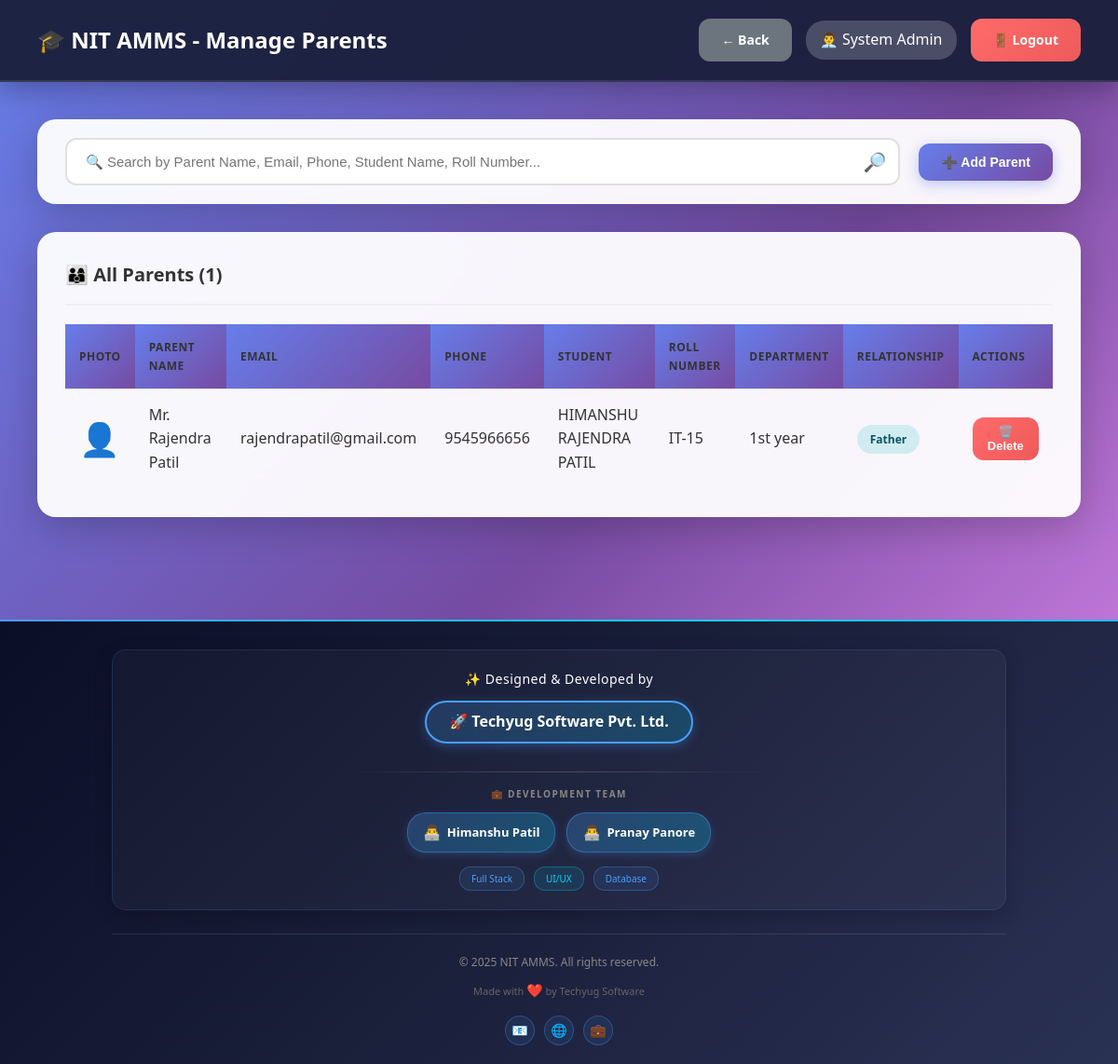
Screenshot of /admin/manage_parents.php (signed in) with the database file from the repository.
### tables this page shows
CREATE TABLE `users` (
  `id` int(11) NOT NULL,
  `username` varchar(50) NOT NULL,
  `password` varchar(255) NOT NULL,
  `full_name` varchar(100) NOT NULL,
  `email` varchar(100) NOT NULL,
  `phone` varchar(15) DEFAULT NULL,
  `photo` varchar(255) DEFAULT NULL,
  `role` enum('admin','hod','teacher') NOT NULL,
  `department_id` int(11) DEFAULT NULL,
  `is_active` tinyint(1) DEFAULT 1,
  `created_at` timestamp NOT NULL DEFAULT current_timestamp()
);

CREATE TABLE `parents` (
  `id` int(11) NOT NULL,
  `parent_name` varchar(100) NOT NULL,
  `email` varchar(100) NOT NULL,
  `phone` varchar(15) NOT NULL,
  `photo` varchar(255) DEFAULT NULL,
  `password` varchar(255) NOT NULL,
  `student_id` int(11) NOT NULL,
  `relationship` enum('father','mother','guardian') NOT NULL,
  `created_at` timestamp NOT NULL DEFAULT current_timestamp()
);

CREATE TABLE `students` (
  `id` int(11) NOT NULL,
  `roll_number` varchar(50) NOT NULL,
  `full_name` varchar(100) NOT NULL,
  `email` varchar(100) NOT NULL,
  `phone` varchar(15) DEFAULT NULL,
  `photo` varchar(255) DEFAULT NULL,
  `password` varchar(255) NOT NULL,
  `department_id` int(11) NOT NULL,
  `class_id` int(11) NOT NULL,
  `year` int(11) NOT NULL,
  `semester` int(11) NOT NULL,
  `admission_year` varchar(10) DEFAULT NULL,
  `is_active` tinyint(1) DEFAULT 1,
  `created_at` timestamp NOT NULL DEFAULT current_timestamp()
);

CREATE TABLE `departments` (
  `id` int(11) NOT NULL,
  `dept_name` varchar(100) NOT NULL,
  `dept_code` varchar(20) NOT NULL,
  `hod_id` int(11) DEFAULT NULL,
  `created_at` timestamp NOT NULL DEFAULT current_timestamp()
);

### db.php (called while the page is built, shortened)
<?php
$conn = new mysqli(DB_HOST, DB_USER, DB_PASS, DB_NAME);
$conn->set_charset("utf8mb4");
$conn->query("SET time_zone = '+05:30'");
function isLoggedIn() {
    return isset($_SESSION['user_id']) && isset($_SESSION['role']);
}
function getCurrentUser() {
    global $conn;
    $user_id = $_SESSION['user_id'];
    $role = $_SESSION['role'];
    if ($role === 'student') {
        $query = "SELECT * FROM students WHERE id = ?";
    } elseif ($role === 'parent') {
        $query = "SELECT * FROM parents WHERE id = ?";
    } else {
        $query = "SELECT * FROM users WHERE id = ?";
    }
    $stmt = $conn->prepare($query);
    $stmt->bind_param("i", $user_id);
    $stmt->execute();
    $result = $stmt->get_result();
    return $result->fetch_assoc();
}
?>

### admin/manage_parents.php (the view, shortened to what this page needs)
<?php
require_once '../db.php';
$user = getCurrentUser();
$parents_query = "SELECT p.*, s.roll_number, s.full_name as student_name, d.dept_name
                  FROM parents p
                  JOIN students s ON p.student_id = s.id
                  LEFT JOIN departments d ON s.department_id = d.id
                  ORDER BY p.parent_name";
$parents = $conn->query($parents_query);
?>
<!DOCTYPE html>
<html lang="en">
<head>
    <link rel="stylesheet" href="../assets/style.css">
</head>
<body>
    <nav class="navbar">
        <div>
            <h1>🎓 NIT AMMS - Manage Parents</h1>
        </div>
        <div class="user-info">
            <a href="index.php" class="btn btn-secondary">← Back</a>
            <span>👨‍💼 <?php echo htmlspecialchars($user['full_name']); ?></span>
            <a href="../logout.php" class="btn btn-danger">🚪 Logout</a>
        </div>
    </nav>
    <div class="main-content">
        <div class="search-bar-container">
            <div class="search-wrapper">
                <input type="text" id="searchInput" placeholder="🔍 Search by Parent Name, Email, Phone, Student Name, Roll Number...">
                <span class="search-icon">🔎</span>
            </div>
            <button class="btn btn-primary" onclick="openModal()">➕ Add Parent</button>
        </div>
        <div class="table-container">
            <h3 style="margin-bottom: 20px; font-size: 20px; color: #333;">👨‍👩‍👦 All Parents (<?php echo $parents->num_rows; ?>)</h3>
            <table id="parentsTable">
                <thead>
                    <tr>
                        <th>Photo</th>
                        <th>Parent Name</th>
                        <th>Email</th>
                        <th>Phone</th>
                        <th>Student</th>
                        <th>Roll Number</th>
                        <th>Department</th>
                        <th>Relationship</th>
                        <th>Actions</th>
                    </tr>
                </thead>
                <tbody>
                    <?php
                    if ($parents->num_rows > 0) {
                        $parents->data_seek(0);
                        while ($parent = $parents->fetch_assoc()):
                    ?>
                    <tr>
                        <td>
                            <?php if (!empty($parent['photo']) && file_exists("../uploads/parents/" . $parent['photo'])): ?>
                                <img src="../uploads/parents/<?php echo htmlspecialchars($parent['photo']); ?>"
                                     alt="Photo" class="profile-photo">
                            <?php else: ?>
                                <span style="font-size: 35px;">👤</span>
                            <?php endif; ?>
                        </td>
                        <td><?php echo htmlspecialchars($parent['parent_name']); ?></td>
                        <td><?php echo htmlspecialchars($parent['email']); ?></td>
                        <td><?php echo htmlspecialchars($parent['phone']); ?></td>
                        <td><?php echo htmlspecialchars($parent['student_name']); ?></td>
                        <td><?php echo htmlspecialchars($parent['roll_number']); ?></td>
                        <td><?php echo htmlspecialchars($parent['dept_name']); ?></td>
                        <td><span class="badge badge-info"><?php echo ucfirst($parent['relationship']); ?></span></td>
                        <td>
                            <form method="POST" style="display:inline;" onsubmit="return confirm('Are you sure you want to delete this parent?');">
                                <button type="submit" name="delete_parent" class="btn btn-danger btn-sm">🗑️ Delete</button>
                            </form>
                        </td>
                    </tr>
                    <?php
                        endwhile;
                    } else {
                        echo '<tr><td colspan="9" style="text-align:center; padding: 40px; color: #999;">No parents found. Click "Add Parent" to get started.</td></tr>';
                    }
                    ?>
                </tbody>
            </table>
        </div>
    </div>
    <div style="background: linear-gradient(135deg, #0a0e27 0%, #1a1f3a 50%, #2a3254 100%); position: relative; overflow: hidden; margin-top: 40px;">
        <div style="height: 2px; background: linear-gradient(90deg, #4a9eff, #00d4ff, #4a9eff, #00d4ff); background-size: 200% 100%;"></div>
        <div style="max-width: 1000px; margin: 0 auto; padding: 30px 20px 20px;">
            <div style="background: rgba(255, 255, 255, 0.03); padding: 20px 20px; border-radius: 15px; border: 1px solid rgba(74, 158, 255, 0.15); text-align: center; box-shadow: 0 5px 20px rgba(0, 0, 0, 0.2);">
                <p style="color: #ffffff; font-size: 14px; margin: 0 0 12px; font-weight: 500; letter-spacing: 0.5px; font-family: 'Segoe UI', Tahoma, Geneva, Verdana, sans-serif;">✨ Designed & Developed by</p>
                <a href="https://himanshufullstackdeveloper.github.io/techyugsoftware/" style="display: inline-block; color: #ffffff; font-size: 16px; font-weight: 700; text-decoration: none; padding: 8px 24px; border: 2px solid #4a9eff; border-radius: 30px; background: linear-gradient(135deg, rgba(74, 158, 255, 0.2), rgba(0, 212, 255, 0.2)); box-shadow: 0 3px 12px rgba(74, 158, 255, 0.3); margin-bottom: 15px; font-family: 'Segoe UI', Tahoma, Geneva, Verdana, sans-serif;">
                    🚀 Techyug Software Pvt. Ltd.
                </a>
                <div style="width: 50%; height: 1px; background: linear-gradient(90deg, transparent, rgba(255, 255, 255, 0.2), transparent); margin: 15px auto;"></div>
                <p style="color: #888; font-size: 10px; margin: 0 0 12px; text-transform: uppercase; letter-spacing: 1.5px; font-weight: 600; font-family: 'Segoe UI', Tahoma, Geneva, Verdana, sans-serif;">💼 Development Team</p>
                <div style="display: flex; justify-content: center; gap: 12px; flex-wrap: wrap; margin-top: 12px;">
                    <a href="https://himanshufullstackdeveloper.github.io/portfoilohimanshu/" style="color: #ffffff; font-size: 13px; text-decoration: none; padding: 8px 16px; background: linear-gradient(135deg, rgba(74, 158, 255, 0.25), rgba(0, 212, 255, 0.25)); border-radius: 20px; border: 1px solid rgba(74, 158, 255, 0.4); display: inline-flex; align-items: center; gap: 6px; box-shadow: 0 3px 10px rgba(74, 158, 255, 0.2); font-family: 'Segoe UI', Tahoma, Geneva, Verdana, sans-serif;">
                        <span style="font-size: 16px;">👨‍💻</span>
                        <span style="font-weight: 600;">Himanshu Patil</span>
                    </a>
                    <a href="https://devpranaypanore.github.io/Pranaypanore-live-.html/" style="color: #ffffff; font-size: 13px; text-decoration: none; padding: 8px 16px; background: linear-gradient(135deg, rgba(74, 158, 255, 0.25), rgba(0, 212, 255, 0.25)); border-radius: 20px; border: 1px solid rgba(74, 158, 255, 0.4); display: inline-flex; align-items: center; gap: 6px; box-shadow: 0 3px 10px rgba(74, 158, 255, 0.2); font-family: 'Segoe UI', Tahoma, Geneva, Verdana, sans-serif;">
                        <span style="font-size: 16px;">👨‍💻</span>
                        <span style="font-weight: 600;">Pranay Panore</span>
                    </a>
                </div>
                <div style="margin-top: 15px; display: flex; justify-content: center; gap: 10px; flex-wrap: wrap;">
                    <span style="color: #4a9eff; font-size: 10px; padding: 4px 12px; background: rgba(74, 158, 255, 0.1); border-radius: 12px; border: 1px solid rgba(74, 158, 255, 0.3); font-family: 'Segoe UI', Tahoma, Geneva, Verdana, sans-serif;">Full Stack</span>
                    <span style="color: #00d4ff; font-size: 10px; padding: 4px 12px; background: rgba(0, 212, 255, 0.1); border-radius: 12px; border: 1px solid rgba(0, 212, 255, 0.3); font-family: 'Segoe UI', Tahoma, Geneva, Verdana, sans-serif;">UI/UX</span>
                    <span style="color: #4a9eff; font-size: 10px; padding: 4px 12px; background: rgba(74, 158, 255, 0.1); border-radius: 12px; border: 1px solid rgba(74, 158, 255, 0.3); font-family: 'Segoe UI', Tahoma, Geneva, Verdana, sans-serif;">Database</span>
                </div>
            </div>
            <div style="margin-top: 25px; padding-top: 20px; border-top: 1px solid rgba(255, 255, 255, 0.1); text-align: center;">
                <p style="color: #888; font-size: 12px; margin: 0 0 10px; font-family: 'Segoe UI', Tahoma, Geneva, Verdana, sans-serif;">© 2025 NIT AMMS. All rights reserved.</p>
                <p style="color: #666; font-size: 11px; margin: 0; font-family: 'Segoe UI', Tahoma, Geneva, Verdana, sans-serif;">
                    Made with <span style="color: #ff4757; font-size: 14px;">❤️</span> by Techyug Software
                </p>
                <div style="margin-top: 15px; display: flex; justify-content: center; gap: 10px;">
                    <a href="#" style="width: 32px; height: 32px; display: inline-flex; align-items: center; justify-content: center; background: rgba(74, 158, 255, 0.1); border: 1px solid rgba(74, 158, 255, 0.3); border-radius: 50%; color: #4a9eff; text-decoration: none; font-size: 14px;">📧</a>
                    <a href="#" style="width: 32px; height: 32px; display: inline-flex; align-items: center; justify-content: center; background: rgba(74, 158, 255, 0.1); border: 1px solid rgba(74, 158, 255, 0.3); border-radius: 50%; color: #4a9eff; text-decoration: none; font-size: 14px;">🌐</a>
                    <a href="#" style="width: 32px; height: 32px; display: inline-flex; align-items: center; justify-content: center; background: rgba(74, 158, 255, 0.1); border: 1px solid rgba(74, 158, 255, 0.3); border-radius: 50%; color: #4a9eff; text-decoration: none; font-size: 14px;">💼</a>
                </div>
            </div>
        </div>
    </div>
</body>
</html>

### rows the page displays
users: full_name "System Admin"
parents: parent_name "Mr. Rajendra Patil", email "rajendrapatil@gmail.com", phone "9545966656", students.full_name "HIMANSHU RAJENDRA PATIL", students.roll_number "IT-15", departments.dept_name "1st year", relationship "Father"

### other values shown
$parents->num_rows "1"
